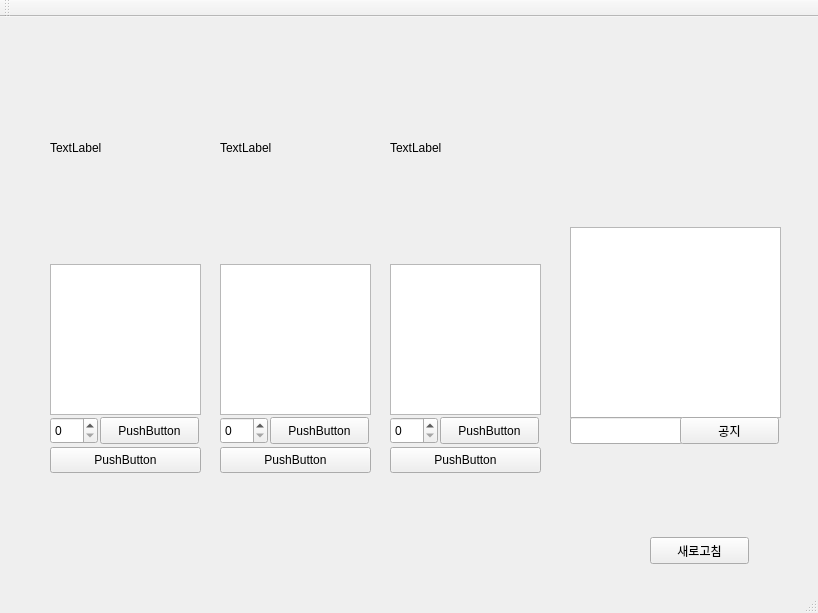
<?xml version="1.0" encoding="UTF-8"?>
<ui version="4.0">
 <class>MainWindow</class>
 <widget class="QMainWindow" name="MainWindow">
  <property name="geometry">
   <rect>
    <x>0</x>
    <y>0</y>
    <width>818</width>
    <height>613</height>
   </rect>
  </property>
  <property name="windowTitle">
   <string>MainWindow</string>
  </property>
  <widget class="QWidget" name="centralWidget">
   <widget class="QTextEdit" name="textEdit">
    <property name="geometry">
     <rect>
      <x>50</x>
      <y>247</y>
      <width>151</width>
      <height>151</height>
     </rect>
    </property>
   </widget>
   <widget class="QSpinBox" name="spinBox">
    <property name="geometry">
     <rect>
      <x>50</x>
      <y>400</y>
      <width>48</width>
      <height>27</height>
     </rect>
    </property>
   </widget>
   <widget class="QPushButton" name="sendButton1">
    <property name="geometry">
     <rect>
      <x>100</x>
      <y>400</y>
      <width>99</width>
      <height>27</height>
     </rect>
    </property>
    <property name="text">
     <string>PushButton</string>
    </property>
   </widget>
   <widget class="QSpinBox" name="spinBox_2">
    <property name="geometry">
     <rect>
      <x>220</x>
      <y>400</y>
      <width>48</width>
      <height>27</height>
     </rect>
    </property>
   </widget>
   <widget class="QTextEdit" name="textEdit_2">
    <property name="geometry">
     <rect>
      <x>220</x>
      <y>247</y>
      <width>151</width>
      <height>151</height>
     </rect>
    </property>
   </widget>
   <widget class="QPushButton" name="sendButton2">
    <property name="geometry">
     <rect>
      <x>270</x>
      <y>400</y>
      <width>99</width>
      <height>27</height>
     </rect>
    </property>
    <property name="text">
     <string>PushButton</string>
    </property>
   </widget>
   <widget class="QSpinBox" name="spinBox_3">
    <property name="geometry">
     <rect>
      <x>390</x>
      <y>400</y>
      <width>48</width>
      <height>27</height>
     </rect>
    </property>
   </widget>
   <widget class="QTextEdit" name="textEdit_3">
    <property name="geometry">
     <rect>
      <x>390</x>
      <y>247</y>
      <width>151</width>
      <height>151</height>
     </rect>
    </property>
   </widget>
   <widget class="QPushButton" name="sendButton3">
    <property name="geometry">
     <rect>
      <x>440</x>
      <y>400</y>
      <width>99</width>
      <height>27</height>
     </rect>
    </property>
    <property name="text">
     <string>PushButton</string>
    </property>
   </widget>
   <widget class="QLabel" name="label">
    <property name="geometry">
     <rect>
      <x>50</x>
      <y>30</y>
      <width>151</width>
      <height>201</height>
     </rect>
    </property>
    <property name="text">
     <string>TextLabel</string>
    </property>
   </widget>
   <widget class="QLabel" name="label_2">
    <property name="geometry">
     <rect>
      <x>220</x>
      <y>30</y>
      <width>151</width>
      <height>201</height>
     </rect>
    </property>
    <property name="text">
     <string>TextLabel</string>
    </property>
   </widget>
   <widget class="QLabel" name="label_3">
    <property name="geometry">
     <rect>
      <x>390</x>
      <y>30</y>
      <width>151</width>
      <height>201</height>
     </rect>
    </property>
    <property name="text">
     <string>TextLabel</string>
    </property>
   </widget>
   <widget class="QPushButton" name="reflash">
    <property name="geometry">
     <rect>
      <x>650</x>
      <y>520</y>
      <width>99</width>
      <height>27</height>
     </rect>
    </property>
    <property name="text">
     <string>새로고침</string>
    </property>
   </widget>
   <widget class="QTextEdit" name="textEdit_4">
    <property name="geometry">
     <rect>
      <x>570</x>
      <y>210</y>
      <width>211</width>
      <height>191</height>
     </rect>
    </property>
   </widget>
   <widget class="QLineEdit" name="lineEdit">
    <property name="geometry">
     <rect>
      <x>570</x>
      <y>400</y>
      <width>113</width>
      <height>27</height>
     </rect>
    </property>
   </widget>
   <widget class="QPushButton" name="notifyButton">
    <property name="geometry">
     <rect>
      <x>680</x>
      <y>400</y>
      <width>99</width>
      <height>27</height>
     </rect>
    </property>
    <property name="text">
     <string>공지</string>
    </property>
   </widget>
   <widget class="QPushButton" name="pushButton">
    <property name="geometry">
     <rect>
      <x>50</x>
      <y>430</y>
      <width>151</width>
      <height>26</height>
     </rect>
    </property>
    <property name="text">
     <string>PushButton</string>
    </property>
   </widget>
   <widget class="QPushButton" name="pushButton_2">
    <property name="geometry">
     <rect>
      <x>220</x>
      <y>430</y>
      <width>151</width>
      <height>26</height>
     </rect>
    </property>
    <property name="text">
     <string>PushButton</string>
    </property>
   </widget>
   <widget class="QPushButton" name="pushButton_3">
    <property name="geometry">
     <rect>
      <x>390</x>
      <y>430</y>
      <width>151</width>
      <height>26</height>
     </rect>
    </property>
    <property name="text">
     <string>PushButton</string>
    </property>
   </widget>
  </widget>
  <widget class="QMenuBar" name="menuBar">
   <property name="geometry">
    <rect>
     <x>0</x>
     <y>0</y>
     <width>818</width>
     <height>23</height>
    </rect>
   </property>
  </widget>
  <widget class="QToolBar" name="mainToolBar">
   <attribute name="toolBarArea">
    <enum>TopToolBarArea</enum>
   </attribute>
   <attribute name="toolBarBreak">
    <bool>false</bool>
   </attribute>
  </widget>
  <widget class="QStatusBar" name="statusBar"/>
 </widget>
 <layoutdefault spacing="6" margin="11"/>
 <resources/>
 <connections/>
</ui>
